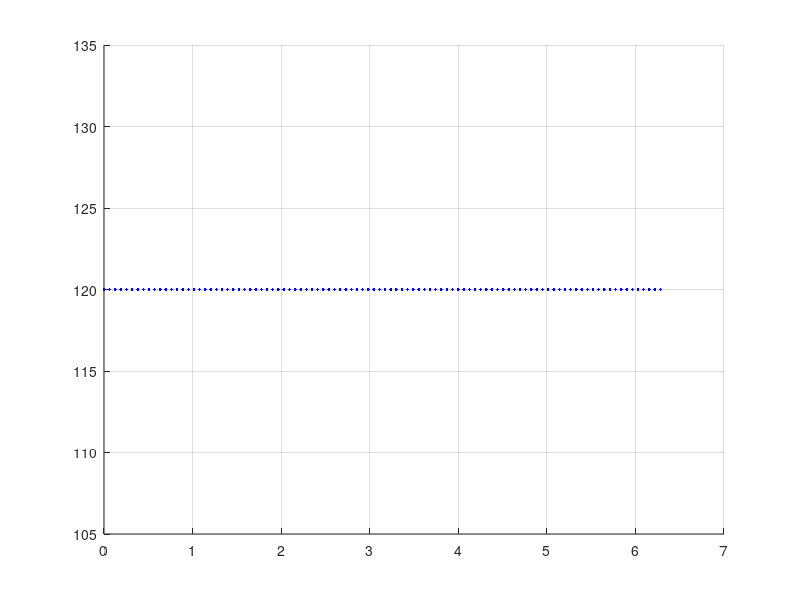

Recreate this plot in MATLAB. (Note: this script raises an error after producing the figure.)
%x[n]= n, n= [0, 15]
n= 0:15;
x= n;

%α) DTFT
w= linspace(0, 2*pi);

%DTFT: X(e^{jw}) = Σ x[n] e^{-jwn}
for k= 1:length(w)
  x_dtft= sum(x.* exp(-1j*w(k)*n));
endfor

%β) DFT με Ν= 16
N1= 16;
x16= fft(x, N1);
%w16= 2*pi*(0:N1-1)/N1; %δείγματα DTFT

%γ) DFT με Ν= 32 (+ padding)
N2= 32;
x32= fft(x, N2);
%w32= 2*pi*(0:N2-1)/N2;

%Αποτελέσματα
figure;
hold on;
grid on;

% DTFT
plot(w, abs(x_dtft), 'b');

% DFT N=16
stem(w16, abs(x16), 'r', 'filled');

% DFT N=32
stem(w32, abs(x32), 'y', 'filled');

xlabel('\omega (rad/sample)');
ylabel('|X(\omega)|');
title('DTFT vs DFT Sampling');
legend('DTFT (πυκνό)', 'DFT N=16', 'DFT N=32');
